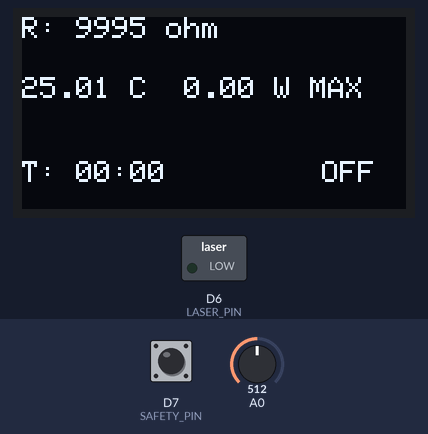
Bench run of a sketch on a simulated Arduino Zero (SAMD21). Shown: 128×64 one-colour display, switched loads named in the sketch (green lamp = pin HIGH). Inputs (shaded band) come from the test bench; at power-on: D7 (SAFETY_PIN) HIGH, A0 = 512 (analog values on the 0–1023 scale).

Above: at 1.2 s.
1.3 s: D7 (SAFETY_PIN) pulled LOW for 1 s
At 2.2 s:
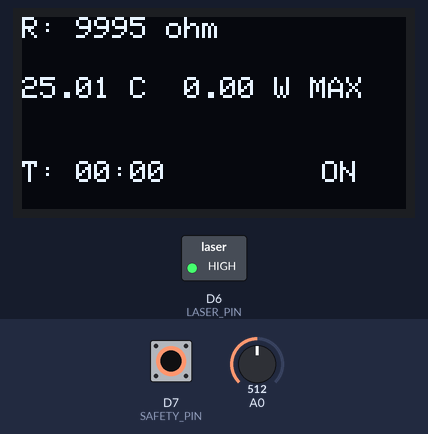
3.9 s: A0 set to 0
At 5.4 s:
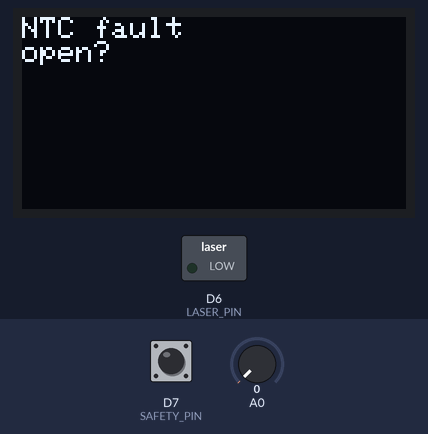
5.7 s: D7 (SAFETY_PIN) pulled LOW for 3.2 s
At 6.9 s:
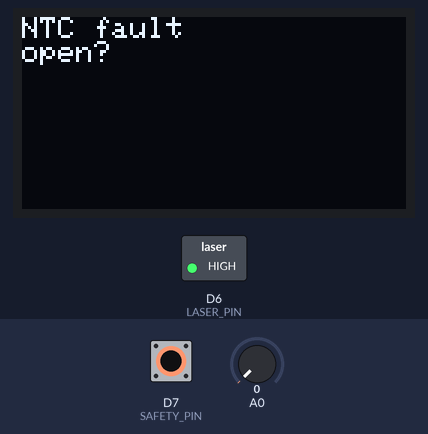
10.6 s: A0 set to 20
At 11.2 s:
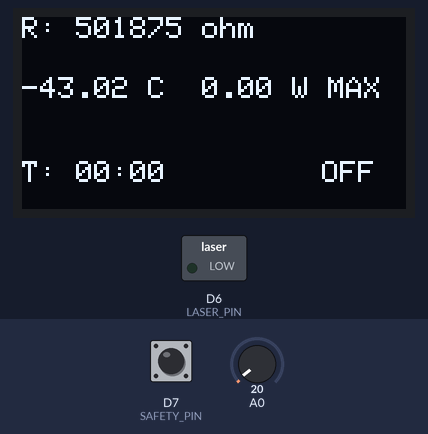
12.2 s: D7 (SAFETY_PIN) pulled LOW for 3.2 s
At 15.3 s:
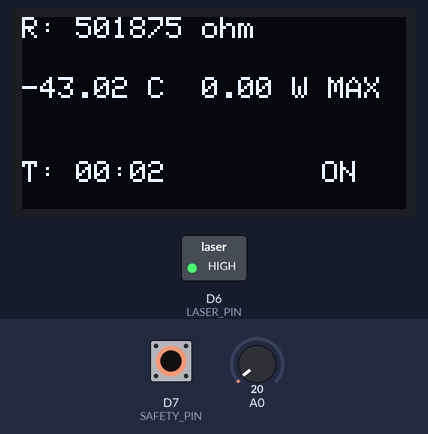
17.1 s: A0 set to 122
At 17.9 s:
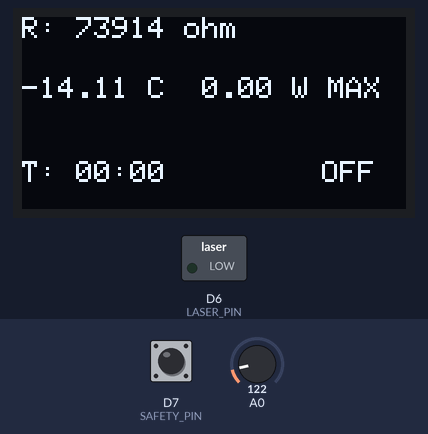
Timing chart, 0 to 19.9 s (numbered marks = the images above; inputs shaded):
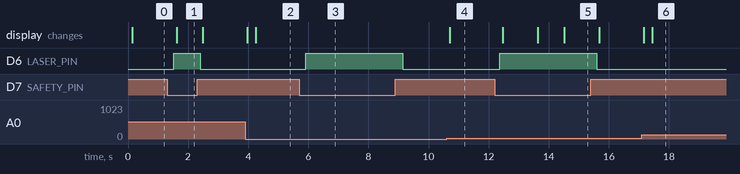

The sketch:

laser_tester.ino
```cpp
/*
 * Laser power tester — NTC readout stage
 * Wiring: 3V3 --- NTC --- A0 --- 10k(1%) --- GND
 * Laser:  TTL module — 12V + GND from supply, PWM input driven from D6
 *         100R series on D6-> PWM in; 10K pull-down on PWM in to GND
 */

#include <Wire.h>
#include <Adafruit_GFX.h>
#include <Adafruit_SSD1306.h>
#include <math.h>

const float R_FIXED = 10000.0;
const float R0      = 10000.0;
const float T0_K    = 298.15;
const float BETA    = 3950.0;
const int   ADC_MAX = 4095;      // 12-bit

//   find R_thermal by calibration
const float R_THERMAL = 4.72;
const float T_AMBIENT = 26.75;

#define SCREEN_W 128
#define SCREEN_H 64
#define OLED_ADDR 0x3C
Adafruit_SSD1306 display(SCREEN_W, SCREEN_H, &Wire, -1);

#define LASER_PIN   6
#define SAFETY_PIN  7

const int N_AVG = 32;

// Global variables for tracking
float max_power_W = 0.0;
unsigned long fireStartTime = 0;

float readNTC_ohms() {
  long acc = 0;
  for (int i = 0; i < N_AVG; i++) {
    acc += analogRead(A0);
    delay(2);
  }
  float adc = (float)acc / N_AVG;

  if (adc < 1)        return -1.0;
  if (adc > ADC_MAX-1) return -2.0;

  return R_FIXED * ((ADC_MAX - adc) / adc);
}

float ohmsToC(float r) {
  float invT = 1.0 / T0_K + (1.0 / BETA) * log(r / R0);
  return (1.0 / invT) - 273.15;
}

void setup() {
  analogReadResolution(12);

  pinMode(LASER_PIN, OUTPUT);
  digitalWrite(LASER_PIN, LOW);

  pinMode(SAFETY_PIN, INPUT_PULLUP);

  Wire.begin();
  display.begin(SSD1306_SWITCHCAPVCC, OLED_ADDR);
  display.clearDisplay();
  display.setTextColor(SSD1306_WHITE);
  display.display();

  // Initialize trackers
  max_power_W = 0.0;
  fireStartTime = 0;
}

void loop() {
  bool fire = (digitalRead(SAFETY_PIN) == LOW);
  digitalWrite(LASER_PIN, fire ? HIGH : LOW);

  float r = readNTC_ohms();

  display.clearDisplay();
  display.setCursor(0, 0);

  if (r < 0) {
    display.setTextSize(1);
    display.println("NTC fault");
    display.println(r == -1.0 ? "open?" : "short?");
    display.display();
    delay(200);
    return;
  }

  float c = ohmsToC(r);

  // Calculate current power
  float power_W = (c - T_AMBIENT) / R_THERMAL;

  // Update Max Wattage ONLY if laser is currently firing and power is higher
  if (fire && power_W > max_power_W) {
    max_power_W = power_W;
  }

  // Calculate Timer
  unsigned long elapsedMs = 0;
  if (fire) {
    if (fireStartTime == 0) fireStartTime = millis(); // Start timer on first fire
    elapsedMs = millis() - fireStartTime;
  } else {
    // If laser is off, you can choose to:
    // 1. Keep timer running (until reset)
    // 2. Stop timer.
    // Here we keep it running until reset, or you can set fireStartTime=0 to reset.
    // To reset timer when laser turns OFF, uncomment the next line:
    fireStartTime = 0;
  }

  int totalSeconds = (int)(elapsedMs / 1000);
  int minutes = totalSeconds / 60;
  int seconds = totalSeconds % 60;

  display.setTextSize(1);
  display.print("R: ");
  display.print(r, 0);
  display.println(" ohm");

  // Display Temp and Max Power on the same line
  display.setCursor(0, 20);
  display.print(c, 2);
  display.print(" C  ");

  // Print Max Power with "W MAX" label
  display.print(max_power_W, 2);
  display.print(" W MAX");

  // Display Timer
  display.setCursor(0, 48);
  display.print("T: ");
  if (minutes < 10) display.print("0");
  display.print(minutes);
  display.print(":");
  if (seconds < 10) display.print("0");
  display.print(seconds);

  // Optional: Laser Status Indicator
  display.setCursor(100, 48);
  display.print(fire ? "ON" : "OFF");

  display.display();
  delay(200);
}
```

Measured:
- after the input at 1.3 s, D6 (LASER_PIN): LOW → HIGH after 0.22 s, → LOW 0.88 s later; the display: changes after 0.31 s (image 1)
- after the input at 3.9 s, the display: first changes after 0.06 s (image 2 shows a later state)
- after the input at 5.7 s, D6 (LASER_PIN): LOW → HIGH after 0.22 s, → LOW 3.2 s later
- after the input at 10.6 s, the display: changes after 0.10 s (image 4)
- after the input at 12.2 s, D6 (LASER_PIN): LOW → HIGH after 0.17 s, → LOW 3.2 s later; the display: first changes after 0.26 s (image 5 shows a later state)
- after the input at 17.1 s, the display: first changes after 0.06 s (image 6 shows a later state)
